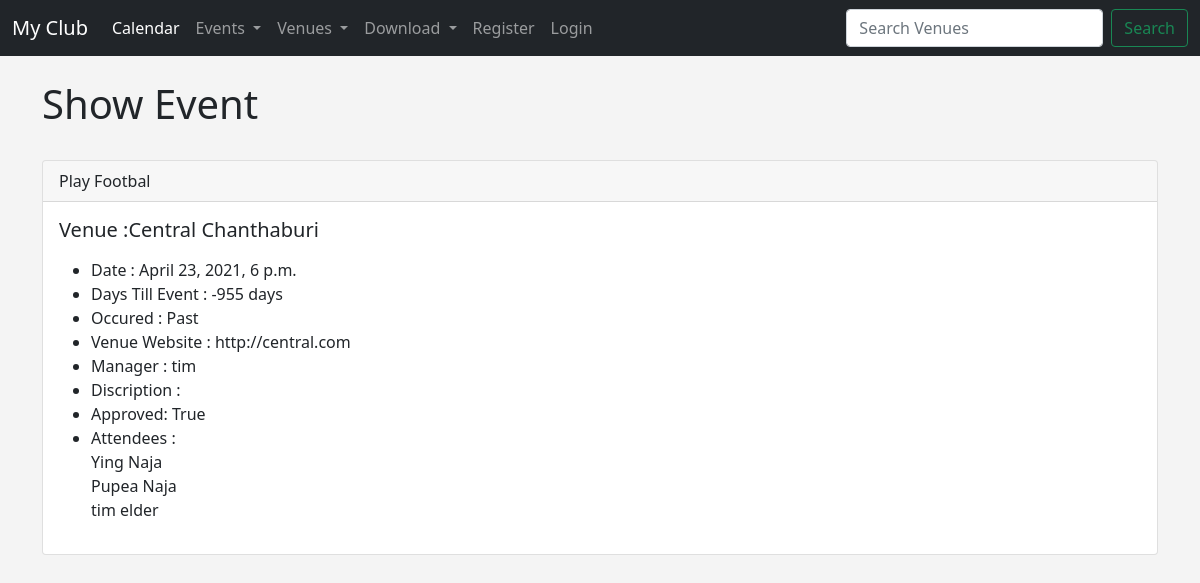
Screenshot of /show_event/12 with the database file from the repository.
### events/models.py (models this page shows)
class Event(models.Model):
    name = models.CharField('Event Name', max_length=120)
    event_date = models.DateTimeField('Event Date')
    venue = models.ForeignKey(Venue, blank=True, null=True, on_delete=models.CASCADE)
    manager = models.ForeignKey(User, blank=True, null=True, on_delete=models.SET_NULL)
    description = models.TextField(blank=True)
    attendees = models.ManyToManyField(MyClubUser, blank=True)
    aprroved = models.BooleanField('Aprroved',default=False)
    def __str__(self):
        return self.name
    @property
    def Days_till(self):
        today = date.today()
        days_till = self.event_date.date() - today
        days_till_stripped = str(days_till).split(",", 1)[0]
        return days_till_stripped
    @property
    def Is_Past(self):
        today = date.today()
        if self.event_date.date() < today:
            thing = "Past"
        else:
            thing = "Future"
        return thing

class Venue(models.Model):
    name = models.CharField('Venue Name',max_length=120)
    address = models.CharField(max_length=300)
    zip_code = models.CharField('Zip Code', max_length=15)
    phone = models.CharField('Contact Phone', max_length=25)
    web = models.URLField('Website Address')
    email_address = models.EmailField('Email Address')
    owner = models.IntegerField("Venue Owner", blank=False, default=1)
    venue_image = models.ImageField(upload_to="images/", null=True, blank=True)
    def __str__(self):
        return self.name

class MyClubUser(models.Model):
    first_name = models.CharField(max_length=30)
    last_name = models.CharField(max_length=30)
    email = models.EmailField('User Email')
    def __str__(self):
        return self.first_name + '  ' + self.last_name

### events/views.py (the view)
# urls.py: path('show_event/<event_id>',views.show_event, name="show-event"),
def show_event(request, event_id):
    event = Event.objects.get(pk=event_id)
    return render(request, 'events/show_event.html',{
            'event':event,})

### events/templates/events/show_event.html (shortened to what this page needs)
{% extends 'events/base.html' %}
{% block content %}
    <h1>Show Event</h1>
      {% if event.aprroved %}
       <br>
      <div class="card">
        <div class="card-header">
          {{event}}
        </div>
        <div class="card-body">
          <h5 class="card-title">Venue :{{event.venue}}</h5>
          <p class="card-text">
            <ul>
                <li>Date : {{event.event_date}}</li>
                <li>Days Till Event : {{event.Days_till}}</li>
                <li>Occured : {{event.Is_Past}}</li>
                <li>Venue Website : {{event.venue.web}}</li>
                <li>Manager : {{event.manager}}</li>
                <li>Discription : {{event.description}}</li>
                <li>Approved: {{ event.aprroved }}</li>
                <li>Attendees : <br> {% for user in event.attendees.all %}</li>
                                        {{user}}<br>
                                    {% endfor %}
            </ul>
          </p>
        </div>
      </div>
      {% endif %}
{% endblock content %}

### events/templates/events/base.html (style rules this page uses)
body { background: #f4f4f4; }

### rows the page displays
Event: name "Play Footbal", venue "Central Chanthaburi", event_date "April 23, 2021, 6 p.m.", Days_till "-955 days", Is_Past "Past", venue.web "http://central.com", manager "tim", aprroved "True"
MyClubUser: first_name+last_name "Ying Naja"
MyClubUser: first_name+last_name "Pupea Naja"
MyClubUser: first_name+last_name "tim elder"
